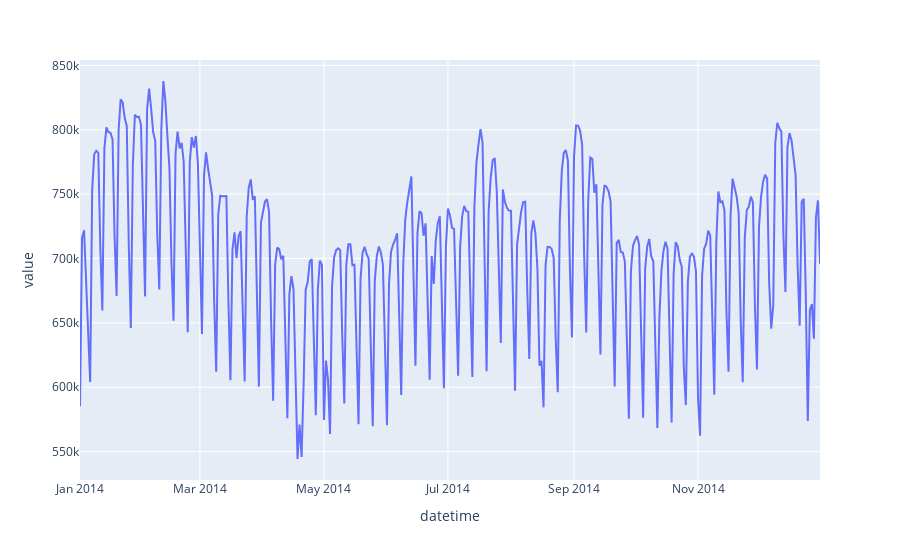

Notebook source saved alongside this figure:
### Code cell
fig1 = px.line(df_year, x = "datetime", y = "value", line_group = None)
fig1.show()

### Figure 1 — Plotly figure (JSON) as saved in the notebook; plotly's stock layout.template omitted (floating-point values rounded to 4 significant figures; data arrays with more than 128 entries replaced by an {"elided": "..."} marker saying what was removed)
{"data": [{"hovertemplate": "datetime=%{x}<br>value=%{y}<extra></extra>", "legendgroup": "", "line": {"color": "#636efa", "dash": "solid"}, "marker": {"symbol": "circle"}, "mode": "lines", "name": "", "orientation": "v", "showlegend": false, "type": "scatter", "x": {"elided": "365 str values"}, "xaxis": "x", "y": {"elided": "365 float values"}, "yaxis": "y"}], "layout": {"legend": {"tracegroupgap": 0}, "margin": {"t": 60}, "xaxis": {"anchor": "y", "domain": [0, 1], "title": {"text": "datetime"}}, "yaxis": {"anchor": "x", "domain": [0, 1], "title": {"text": "value"}}}}
